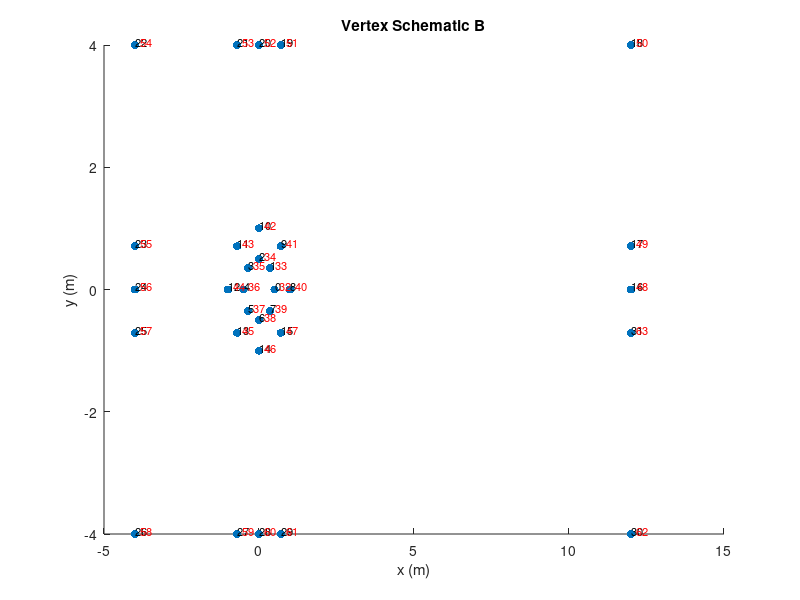

The MATLAB source for this figure:
%Vertex creator
r=.5;%radius of cylinder
r2=1;%radius of boundary layer
upper_height=8*r;%upper height=lower height
forward_length=-4;
backward_length=12;

%establish vertice locations
vertices=zeros(64,3);
%inner circle
for z=1:2
    for i=1:8
        theta=(i-1)*pi/4;
        vertices(i+32*(z-1),:)=[r*cos(theta),r*sin(theta),(z-1)*.1];
        vertices(i+8+32*(z-1),:)=[r2*cos(theta),r2*sin(theta),(z-1)*.1];
        
    end
    up1=r2*sin(pi/4);
    down1=-up1;
    right1=r2*cos(pi/4);
    left1=-right1;
    vertices(17+32*(z-1),:)=[backward_length,0,(z-1)*.1];
    vertices(18+32*(z-1),:)=[backward_length,up1,(z-1)*.1];
    vertices(19+32*(z-1),:)=[backward_length,upper_height,(z-1)*.1];
    vertices(20+32*(z-1),:)=[right1,upper_height,(z-1)*.1];
    vertices(21+32*(z-1),:)=[0,upper_height,(z-1)*.1];
    vertices(22+32*(z-1),:)=[left1,upper_height,(z-1)*.1];
    vertices(23+32*(z-1),:)=[forward_length,upper_height,(z-1)*.1];
    vertices(24+32*(z-1),:)=[forward_length,up1,(z-1)*.1];
    vertices(25+32*(z-1),:)=[forward_length,0,(z-1)*.1];
    vertices(26+32*(z-1),:)=[forward_length,down1,(z-1)*.1];
    vertices(27+32*(z-1),:)=[forward_length,-upper_height,(z-1)*.1];
    vertices(28+32*(z-1),:)=[left1,-upper_height,(z-1)*.1];
    vertices(29+32*(z-1),:)=[0,-upper_height,(z-1)*.1];
    vertices(30+32*(z-1),:)=[right1,-upper_height,(z-1)*.1];
    vertices(31+32*(z-1),:)=[backward_length,-upper_height,(z-1)*.1];
    vertices(32+32*(z-1),:)=[backward_length,down1,(z-1)*.1];
    
end

%print out stuff and save it in txt file
fileID=fopen('verticesA.txt','w');
for a=1:64
    fprintf(fileID,'(%e %e %e) \n',vertices(a,:));
end
fclose(fileID);
fileID=fopen('edgesA.txt','w');
%generate edges
for a =1:8
    theta=pi/4*(a-1)+pi/8;
    xP1=r*cos(theta);
    yP1=r*sin(theta);
    xP2=r2*cos(theta);
    yP2=r2*sin(theta);
    z1=0;
    z2=.1;
    fprintf(fileID,'arc %d %d (%e %e %e) \n',[a-1,a,xP1, yP1,z1]);
    fprintf(fileID,'arc %d %d (%e %e %e) \n', [a+7,a+8,xP2,yP2,z1]);
    fprintf(fileID,'arc %d %d (%e %e %e) \n', [a+31,a+32,xP1,yP1,z2]);
    fprintf(fileID, 'arc %d %d (%e %e %e) \n', [a+39, a+40, xP2, yP2,z2]);
    
    


end

figure(1)

scatter(vertices(:,1),vertices(:,2), 'filled')
hold on
for i=1:32

text(vertices(i,1)+.02,vertices(i,2)+.05,num2str(i-1),'FontSize',8)
text(vertices(i+32,1)+.175,vertices(i+32,2)+.05,num2str(i+31),'FontSize',8, 'Color',[1,0,0])
end
title('Vertex Schematic B')
xlabel('x (m)')
ylabel('y (m)')